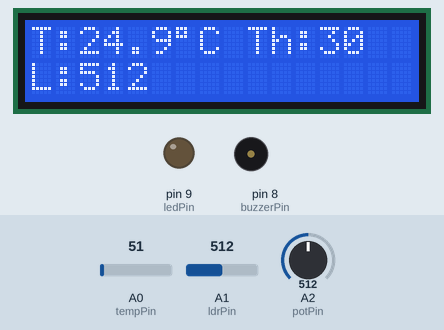
Recording of a sketch running on a simulated Arduino Uno, built with avr-gcc and run on an emulated ATmega328P. Shown: 16×2 character LCD, output pins drawn as LEDs (lit = HIGH), buzzer (waves = sounding, pin HIGH). The inputs (shaded band) are chosen by the test bench; at power-on: A0 (tempPin) = 51, A1 (ldrPin) = 512, A2 (potPin) = 512. What the sketch prints to the serial monitor is not drawn.

Above: at 2.7 s.
2.8 s: A0 (tempPin) set to 69
At 4.8 s:
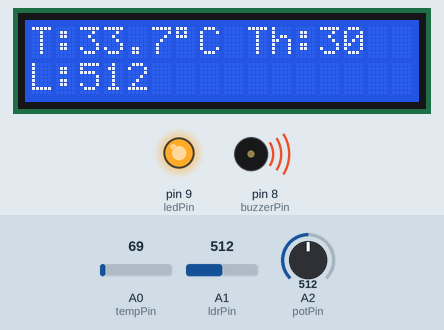
5.1 s: A1 (ldrPin) set to 716
At 6.9 s:
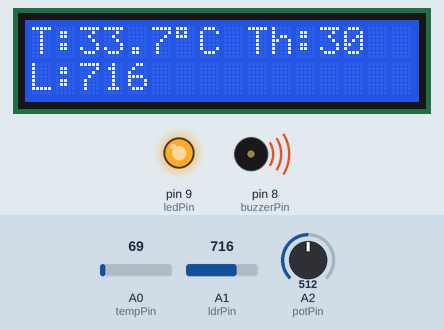
7.2 s: A2 (potPin) set to 716
At 8.9 s:
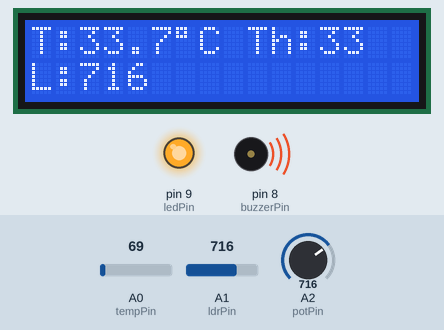
9.2 s: A0 (tempPin) set to 61
At 10.2 s:
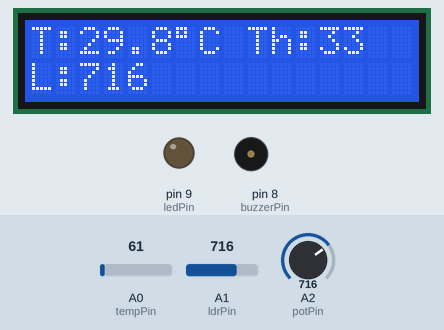
11.3 s: A1 (ldrPin) set to 900
At 12.5 s:
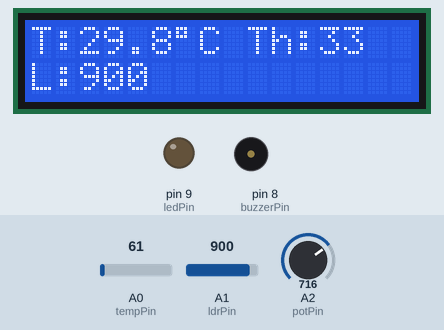
13.3 s: A2 (potPin) set to 900
At 14.7 s:
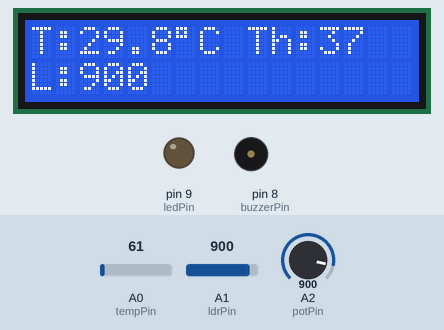
Timing chart, 0 to 16.3 s (numbered marks = the images above; inputs shaded):
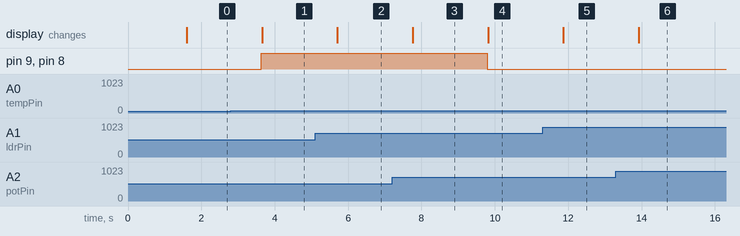

The sketch:

lab10_sensor.ino
```cpp
#include <Wire.h>
#include <LiquidCrystal_I2C.h>

LiquidCrystal_I2C lcd(0x27, 16, 2);

const int tempPin = A0;
const int ldrPin = A1;
const int potPin = A2;
const int ledPin = 9;
const int buzzerPin = 8;

const int lightThreshold = 300;

void setup() {
  Serial.begin(9600);

  pinMode(ledPin, OUTPUT);
  pinMode(buzzerPin, OUTPUT);
  pinMode(tempPin, INPUT);
  pinMode(ldrPin, INPUT);
  pinMode(potPin, INPUT);


  lcd.init();
  lcd.backlight();
  lcd.setCursor(0, 0);
  lcd.print("Temp&Light Sys");
  delay(1500);
  lcd.clear();
}

void loop() {

  int tempValue = analogRead(tempPin);
  float voltage = tempValue * (5.0 / 1023.0);
  float temperature = voltage * 100.0;


  int lightValue = analogRead(ldrPin);


  int potValue = analogRead(potPin);
  float tempThreshold = map(potValue, 0, 1023, 20, 40);

  Serial.print("Temp: ");
  Serial.print(temperature);
  Serial.print(" °C | Light: ");
  Serial.print(lightValue);
  Serial.print(" | Threshold: ");
  Serial.println(tempThreshold);


  if (temperature > tempThreshold || lightValue < lightThreshold) {
    digitalWrite(ledPin, HIGH);
    digitalWrite(buzzerPin, HIGH);
  } else {
    digitalWrite(ledPin, LOW);
    digitalWrite(buzzerPin, LOW);
  }


  lcd.setCursor(0, 0);
  lcd.print("T:");
  lcd.print(temperature, 1);
  lcd.print((char)223);
  lcd.print("C Th:");
  lcd.print(tempThreshold, 0);
  lcd.print(" ");

  lcd.setCursor(0, 1);
  lcd.print("L:");
  lcd.print(lightValue);
  lcd.print("    ");

  delay(1000);
}
```

Measured:
- the behaviour switches between 61 and 62 on A0 (tempPin) (found by bisection; images 0 and 1)
- after the input at 2.8 s, pin 9 (ledPin), pin 8 (buzzerPin): LOW → HIGH after 0.83 s; the display: changes after 0.86 s (image 1)
- after the input at 5.1 s, the display: changes after 0.61 s (image 2)
- after the input at 7.2 s, the display: changes after 0.56 s (image 3)
- after the input at 9.2 s, pin 9 (ledPin), pin 8 (buzzerPin): HIGH → LOW after 0.59 s; the display: changes after 0.61 s (image 4)
- after the input at 11.3 s, the display: changes after 0.57 s (image 5)
- after the input at 13.3 s, the display: changes after 0.62 s (image 6)
